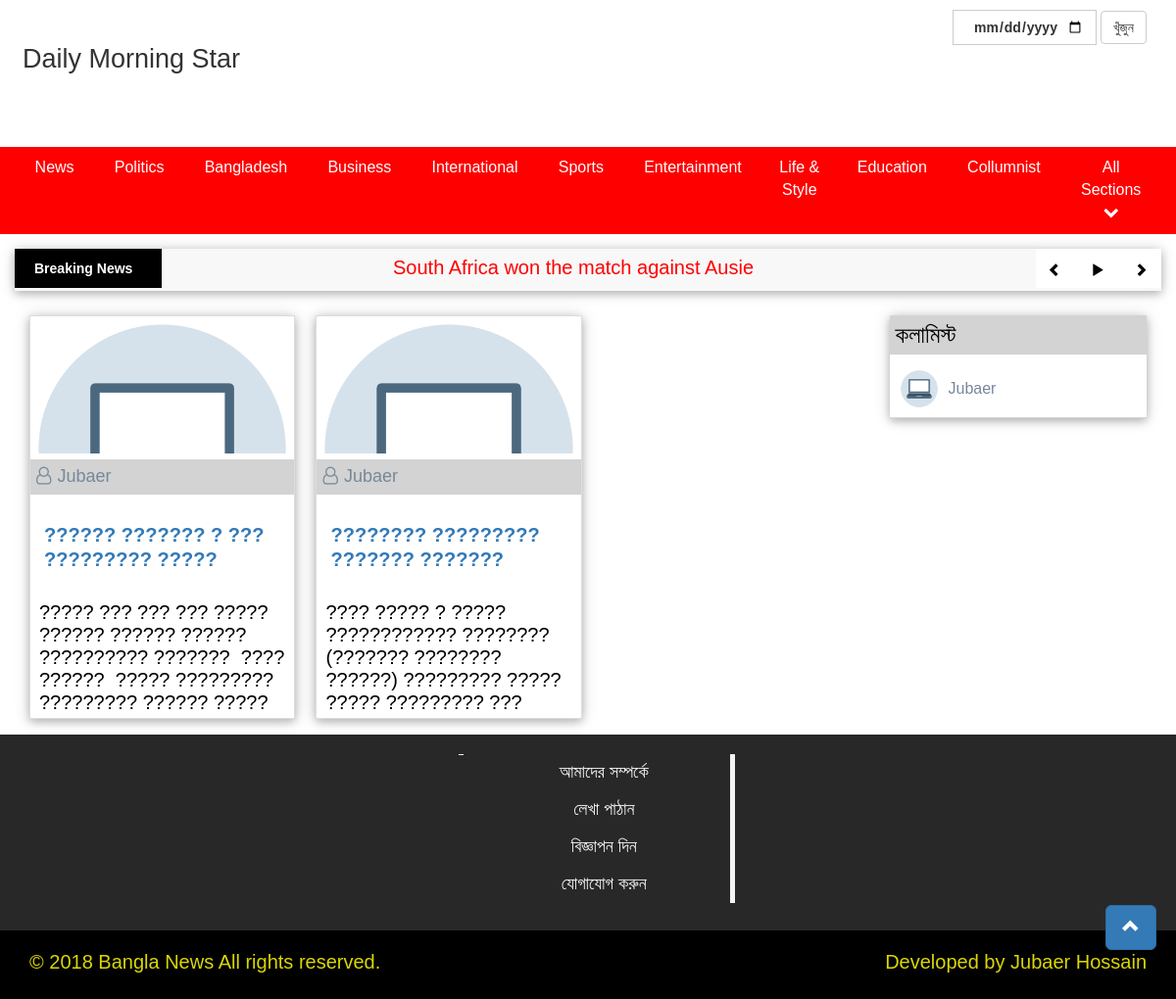
Page /colamist.php on the committed database.
### tables this page shows
CREATE TABLE `tbl_breakingnews` (
  `breaking_id` int(11) NOT NULL,
  `title` varchar(255) NOT NULL,
  `status` int(11) NOT NULL,
  `hits` int(11) NOT NULL
);

CREATE TABLE `tbl_columnist` (
  `columnistn_id` int(11) NOT NULL,
  `news_title` varchar(255) NOT NULL,
  `news_url` varchar(255) NOT NULL,
  `news_seo_title` varchar(255) NOT NULL,
  `news_summery` text NOT NULL,
  `news_details` text NOT NULL,
  `author` varchar(255) NOT NULL,
  `status` varchar(70) NOT NULL
);

CREATE TABLE `tbl_columnistprofile` (
  `columnistProfile_id` int(11) NOT NULL,
  `author` varchar(255) NOT NULL,
  `image` varchar(255) NOT NULL
);

### lib/Database.php (called while the page is built, shortened)
<?php
Class Database{
 public $host   = DB_HOST;
 public $user   = DB_USER;
 public $pass   = DB_PASS;
 public $dbname = DB_NAME;
 public $link;
private function connectDB(){
 $this->link = new mysqli($this->host, $this->user, $this->pass,
  $this->dbname);
 mysqli_query($this->link,'SET CHARACTER SET utf8');
 mysqli_query($this->link,"SET SESSION collation_connection ='utf8_general_ci'");
 }
public function select($query){
  $result = $this->link->query($query) or
   die($this->link->error.__LINE__);
  if($result->num_rows > 0){
    return $result;
  } else {
    return false;
  }
 }
}

### classes/NewsAddN.php (called while the page is built, shortened)
<?php
    $filepath = realpath(dirname(__FILE__));
	include_once ($filepath.'/../lib/Database.php');
	include_once ($filepath.'/../helpers/Format.php');
?>
<?php
class NewsAddN{
		private $db;
	public function __construct(){
		$this->db = new Database();
	  }
	  public function getAllBreakingNews(){
	  	$query = "SELECT * FROM tbl_breakingnews WHERE status = '1' ORDER BY breaking_id DESC";
	  	$result = $this->db->select($query);
	  	return $result;
	  }
}

### classes/Columnistnews.php (called while the page is built, shortened)
<?php
    $filepath = realpath(dirname(__FILE__));
	include_once ($filepath.'/../lib/Database.php');
	include_once ($filepath.'/../helpers/Format.php');
?>
<?php
class Columnistnews{
		private $db;
	public function __construct(){
		$this->db = new Database();
	  }
	  public function getcolamistprofile(){
	  	 $query ="SELECT * FROM tbl_columnistProfile ORDER BY columnistProfile_id DESC";
	   	 $getdata = $this->db->select($query);
	   	 return $getdata;
	  }
	  public function getcolamistNewsWithprof(){
	  	$query = "SELECT tbl_columnist.*,tbl_columnistProfile.*
					           FROM tbl_columnist
					           INNER JOIN tbl_columnistProfile
					           ON tbl_columnist.author = tbl_columnistProfile.columnistProfile_id
					           ORDER BY columnistn_id DESC";
	   	 $result = $this->db->select($query);
	   	 return $result;
	  }
}

### helpers/Format.php (called while the page is built, shortened)
<?php
class Format{
 public function textShorten($text, $limit = 400){
  $text = $text. " ";
  $text = substr($text, 0, $limit);
  $text = substr($text, 0, strrpos($text, ' '));
  $text = $text."...";
  return $text;
 }
}
?>

### colamist.php (the view)
<?php include 'inc/header.php';?>
<?php include 'inc/breakingnews.php';?>
<?php
    $fm = new Format();
?>
<div class="kolamist_page">
            <div class="container">
                <div class="row">
                    <div class="col-lg-9">
                        <div class="row">
                            <?php
                                 $news = new Columnistnews();
                                  $colamistNews = $news->getcolamistNewsWithprof();
                                  if ($colamistNews) {
                                    while ($result = $colamistNews->fetch_assoc()) {
                              ?>
                            <div class="col-lg-4">
                                <div class="thumbnail thumbnail-content">
                                    <a href="#"><img src="global-panel/<?php echo $result['image']; ?>" alt="Bonna Mirjja"></a>
                                    <div class="author_holder">
                                        <span><i class="fa fa-user-o" aria-hidden="true"></i><?php echo $result['author']; ?></span>
                                    </div>
                                    <div class="caption likha">
                                        <h3>
                                            <a href="singleColmnistnews.php?colN=<?php echo $result['news_url']; ?>"><?php echo $result['news_title']; ?></a>
                                        </h3>
                                        <a href="singleColmnistnews.php?colN=<?php echo $result['news_url']; ?>" class="details">
                                            <p><?php echo $fm->textShorten($result['news_summery']); ?></p>
                                        </a>
                                    </div>
                                </div>
                            </div>
                        <?php } } ?>
                        </div>
                    </div>
                    <div class="col-lg-3">
                        <?php include 'inc/colamistlist.php';?>
                    </div>
                </div>
            </div>
        </div
         <?php include 'inc/footer.php';?>

### inc/breakingnews.php (shortened to what this page needs)
<div class="breaking-news">
    <div class="container">
        <div class="row breaking_news-content">
            <div class="col-md-12">
                <div class="breaking_news_lbl">Breaking News</div>
                <div id="breaking_news" class="carousel slide breaking_news_slider" data-ride="carousel">
                    <div class="carousel-inner" role="listbox">
                    <?php
                         $news = new NewsAddN();
                          $breakingNews = $news->getAllBreakingNews();
                          $i = 1;
                     foreach ($breakingNews as $slidetop_pro) {
                                if ($i==1) {
                     ?>
                     <div class="item active" style="transition: transform .2s ease-in-out;">
                         <?php } else{ ?>
                         <div class="item">
                          <?php } ?>
                            <p><?php echo $slidetop_pro['title']; ?></p>
                         </div>
                     <?php $i++;} ?>
                     </div>
                   </div>
                 <div class="slider_controller">
                    <a class="left" href="#breaking_news" role="button" data-slide="prev">
                        <span class="glyphicon glyphicon-chevron-left" aria-hidden="true"></span>
                    </a>
                    <a class="left" id="playPauseButton" href="javascript:void(0)" data-status="play">
                        <span class="glyphicon glyphicon glyphicon-play" aria-hidden="true"></span>
                    </a>
                    <a class="right" href="#breaking_news" role="button" data-slide="next">
                        <span class="glyphicon glyphicon-chevron-right" aria-hidden="true"></span>
                    </a>
                </div>
            </div>
        </div>
      </div>
</div>

### inc/colamistlist.php
<div class="kolamist_list">
            <h3>কলামিস্ট</h3>
                <?php
                 $news = new Columnistnews();
                  $colamistprofile = $news->getcolamistprofile();
                  if ($colamistprofile) {
                    while ($result = $colamistprofile->fetch_assoc()) {
             ?>
            <div class="media content">
                <div class="media-left media-middle">
                    <a href="#">
                        <img class="media-object" src="global-panel/<?php echo $result['image']; ?>" alt="Bonna Mirjja">
                    </a>
                </div>
                <div class="media-body">
                    <h4 class="media-heading kolamist_name"><a href="colamistprofile.php?authorprof=<?php echo $result['columnistProfile_id']; ?>"><?php echo $result['author']; ?></a></h4>
                </div>
            </div>
            <?php } } ?>
        </div>

### rows in the picture
tbl_breakingnews: title "South Africa won the match against Ausie"
tbl_columnist: tbl_columnistprofile.image (picture), tbl_columnistprofile.author "Jubaer", news_title "?????? ??????? ? ??? ????????? ?????", news_summery "????? ??? ??? ??? ????? ?????? ?????? ?????? ?????????? ??????? ???? ?????? ????? ????????? ????????? ?????? ?????…"
tbl_columnist: tbl_columnistprofile.image (picture), tbl_columnistprofile.author "Jubaer", news_title "???????? ????????? ??????? ???????", news_summery "???? ????? ? ????? ???????????? ???????? (??????? ???????? ??????) ????????? ????? ????? ????????? ???…"
tbl_columnistprofile: image (picture), author "Jubaer"
